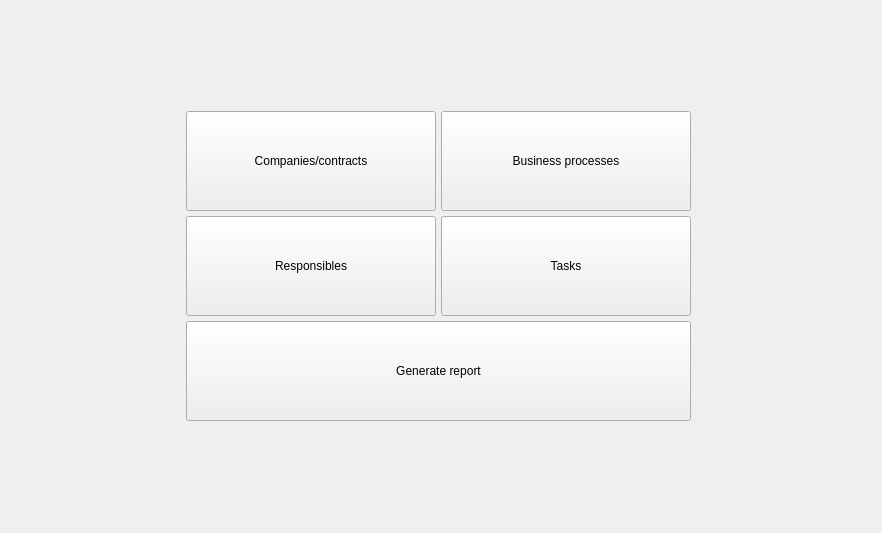
<?xml version="1.0" encoding="UTF-8"?>
<ui version="4.0">
 <class>Form</class>
 <widget class="QWidget" name="Form">
  <property name="geometry">
   <rect>
    <x>0</x>
    <y>0</y>
    <width>882</width>
    <height>533</height>
   </rect>
  </property>
  <property name="windowTitle">
   <string>Form</string>
  </property>
  <layout class="QGridLayout" name="gridLayout">
   <item row="0" column="0">
    <widget class="QWidget" name="widget" native="true">
     <property name="sizePolicy">
      <sizepolicy hsizetype="Fixed" vsizetype="Fixed">
       <horstretch>0</horstretch>
       <verstretch>0</verstretch>
      </sizepolicy>
     </property>
     <property name="minimumSize">
      <size>
       <width>540</width>
       <height>340</height>
      </size>
     </property>
     <widget class="QPushButton" name="tasksButton">
      <property name="geometry">
       <rect>
        <x>270</x>
        <y>120</y>
        <width>250</width>
        <height>100</height>
       </rect>
      </property>
      <property name="sizePolicy">
       <sizepolicy hsizetype="Fixed" vsizetype="Fixed">
        <horstretch>0</horstretch>
        <verstretch>0</verstretch>
       </sizepolicy>
      </property>
      <property name="minimumSize">
       <size>
        <width>250</width>
        <height>100</height>
       </size>
      </property>
      <property name="toolTip">
       <string>Change tasks statuses and responsibles (Alt + T)</string>
      </property>
      <property name="statusTip">
       <string>Change tasks statuses and responsibles (Alt + T)</string>
      </property>
      <property name="text">
       <string>Tasks</string>
      </property>
      <property name="icon">
       <iconset resource="../res/res.qrc">
        <normaloff>:/icons/color/crossroads.png</normaloff>:/icons/color/crossroads.png</iconset>
      </property>
      <property name="iconSize">
       <size>
        <width>45</width>
        <height>45</height>
       </size>
      </property>
      <property name="shortcut">
       <string>Alt+T</string>
      </property>
     </widget>
     <widget class="QPushButton" name="reportButton">
      <property name="geometry">
       <rect>
        <x>15</x>
        <y>225</y>
        <width>505</width>
        <height>100</height>
       </rect>
      </property>
      <property name="sizePolicy">
       <sizepolicy hsizetype="Fixed" vsizetype="Fixed">
        <horstretch>0</horstretch>
        <verstretch>0</verstretch>
       </sizepolicy>
      </property>
      <property name="minimumSize">
       <size>
        <width>505</width>
        <height>100</height>
       </size>
      </property>
      <property name="toolTip">
       <string>Is it Monday already? You should defenitely print this!</string>
      </property>
      <property name="statusTip">
       <string>Is it Monday already? You should defenitely print this!</string>
      </property>
      <property name="text">
       <string>Generate report</string>
      </property>
      <property name="icon">
       <iconset resource="../res/res.qrc">
        <normaloff>:/icons/color/trends.png</normaloff>:/icons/color/trends.png</iconset>
      </property>
      <property name="iconSize">
       <size>
        <width>45</width>
        <height>45</height>
       </size>
      </property>
      <property name="shortcut">
       <string>Alt+G</string>
      </property>
     </widget>
     <widget class="QPushButton" name="processesButton">
      <property name="geometry">
       <rect>
        <x>270</x>
        <y>15</y>
        <width>250</width>
        <height>100</height>
       </rect>
      </property>
      <property name="sizePolicy">
       <sizepolicy hsizetype="Fixed" vsizetype="Fixed">
        <horstretch>0</horstretch>
        <verstretch>0</verstretch>
       </sizepolicy>
      </property>
      <property name="minimumSize">
       <size>
        <width>250</width>
        <height>100</height>
       </size>
      </property>
      <property name="toolTip">
       <string>Create business process (Alt+B)</string>
      </property>
      <property name="statusTip">
       <string>Create business process (Alt + B)</string>
      </property>
      <property name="text">
       <string>Business processes</string>
      </property>
      <property name="icon">
       <iconset resource="../res/res.qrc">
        <normaloff>:/icons/color/merge.png</normaloff>:/icons/color/merge.png</iconset>
      </property>
      <property name="iconSize">
       <size>
        <width>45</width>
        <height>45</height>
       </size>
      </property>
      <property name="shortcut">
       <string>Alt+B</string>
      </property>
     </widget>
     <widget class="QPushButton" name="responsiblesButton">
      <property name="geometry">
       <rect>
        <x>15</x>
        <y>120</y>
        <width>250</width>
        <height>100</height>
       </rect>
      </property>
      <property name="sizePolicy">
       <sizepolicy hsizetype="Fixed" vsizetype="Fixed">
        <horstretch>0</horstretch>
        <verstretch>0</verstretch>
       </sizepolicy>
      </property>
      <property name="minimumSize">
       <size>
        <width>250</width>
        <height>100</height>
       </size>
      </property>
      <property name="toolTip">
       <string>Add/Remove task executors (Alt + R)</string>
      </property>
      <property name="statusTip">
       <string>Add/Remove task executors</string>
      </property>
      <property name="text">
       <string>Responsibles</string>
      </property>
      <property name="icon">
       <iconset resource="../res/res.qrc">
        <normaloff>:/icons/color/contacts.png</normaloff>:/icons/color/contacts.png</iconset>
      </property>
      <property name="iconSize">
       <size>
        <width>45</width>
        <height>45</height>
       </size>
      </property>
      <property name="shortcut">
       <string>Alt+R</string>
      </property>
     </widget>
     <widget class="QPushButton" name="companiesButton">
      <property name="geometry">
       <rect>
        <x>15</x>
        <y>15</y>
        <width>250</width>
        <height>100</height>
       </rect>
      </property>
      <property name="sizePolicy">
       <sizepolicy hsizetype="Fixed" vsizetype="Fixed">
        <horstretch>0</horstretch>
        <verstretch>0</verstretch>
       </sizepolicy>
      </property>
      <property name="minimumSize">
       <size>
        <width>250</width>
        <height>100</height>
       </size>
      </property>
      <property name="toolTip">
       <string>Add/remove companies and contracts (Alt+C)</string>
      </property>
      <property name="statusTip">
       <string>Add/remove companies and contracts (Alt+C)</string>
      </property>
      <property name="text">
       <string>Companies/contracts</string>
      </property>
      <property name="icon">
       <iconset resource="../res/res.qrc">
        <normaloff>:/icons/color/briefcase.png</normaloff>:/icons/color/briefcase.png</iconset>
      </property>
      <property name="iconSize">
       <size>
        <width>45</width>
        <height>45</height>
       </size>
      </property>
      <property name="shortcut">
       <string>Alt+C</string>
      </property>
     </widget>
    </widget>
   </item>
  </layout>
 </widget>
 <resources>
  <include location="../res/res.qrc"/>
 </resources>
 <connections/>
</ui>
